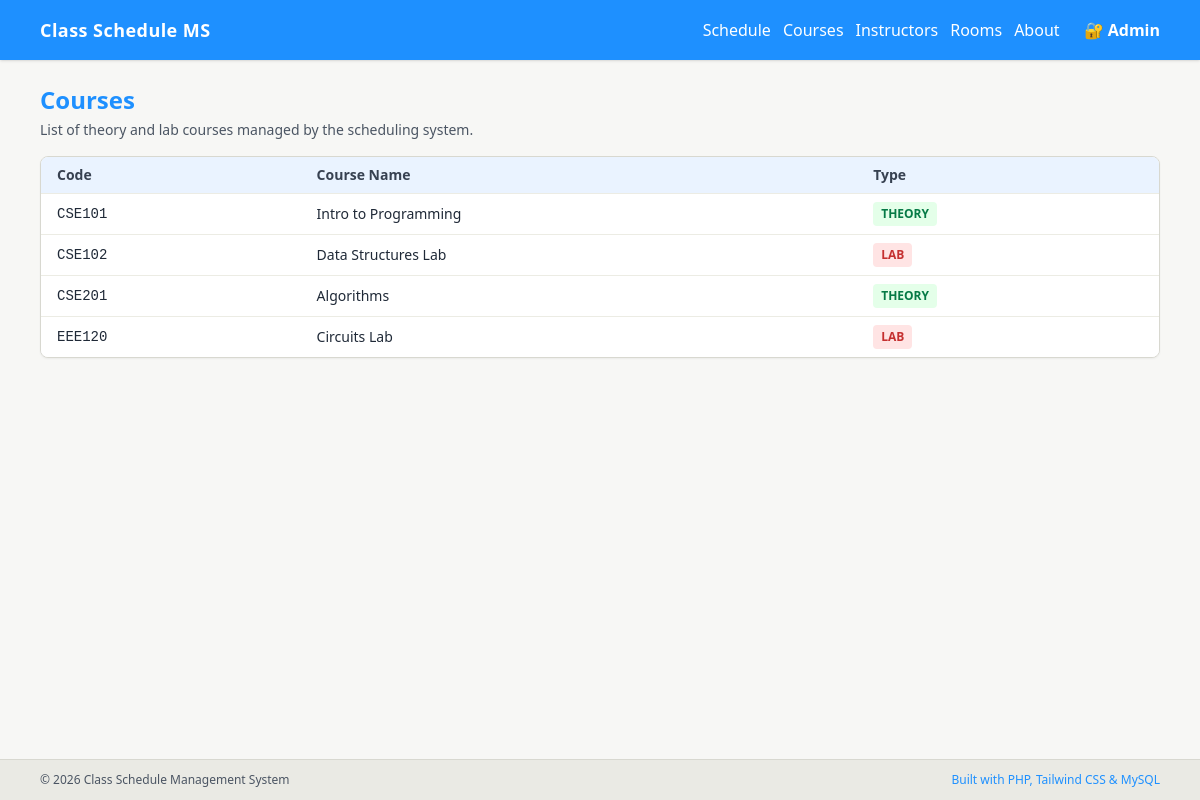
Page /pages/courses.php on the committed database.
### tables this page shows
CREATE TABLE courses (
  code VARCHAR(20) PRIMARY KEY,
  name VARCHAR(255) NOT NULL,
  type ENUM('THEORY', 'LAB') NOT NULL,
  created_at TIMESTAMP DEFAULT CURRENT_TIMESTAMP,
  updated_at TIMESTAMP DEFAULT CURRENT_TIMESTAMP ON UPDATE CURRENT_TIMESTAMP
);

### includes/data.php (called while the page is built, shortened)
<?php
require_once __DIR__ . '/../config/db.php';
function getCourses() {
    global $conn;
    $result = $conn->query("SELECT * FROM courses ORDER BY code ASC");
    $courses = [];
    while ($row = $result->fetch_assoc()) {
        $courses[] = $row;
    }
    return $courses;
}
?>

### pages/courses.php (the view)
<?php
include 'includes/header.php';
include 'includes/data.php';
$courses = getCourses();
?>
<h1 class="text-2xl font-bold mb-1 text-[#1e90ff]">Courses</h1>
<p class="text-sm text-gray-600 mb-4">
    List of theory and lab courses managed by the scheduling system.
</p>
<div class="bg-white border border-[#d8d8d0] rounded-lg shadow-sm overflow-hidden">
    <table class="min-w-full text-sm">
        <thead class="bg-[#eaf3ff]">
            <tr>
                <th class="px-4 py-2 text-left font-semibold text-gray-700">Code</th>
                <th class="px-4 py-2 text-left font-semibold text-gray-700">Course Name</th>
                <th class="px-4 py-2 text-left font-semibold text-gray-700">Type</th>
            </tr>
        </thead>
        <tbody class="bg-white">
            <?php foreach ($courses as $course): ?>
                <tr class="border-t border-[#ecece4]">
                    <td class="px-4 py-2 font-mono text-gray-800"><?php echo htmlspecialchars($course['code']); ?></td>
                    <td class="px-4 py-2 text-gray-800"><?php echo htmlspecialchars($course['name']); ?></td>
                    <td class="px-4 py-2">
                        <span class="inline-block px-2 py-1 rounded text-xs font-semibold <?php echo ($course['type'] === 'LAB') ? 'bg-[#ffe4e4] text-[#c53030]' : 'bg-[#e4ffe9] text-[#067a46]'; ?>">
                            <?php echo htmlspecialchars($course['type']); ?>
                        </span>
                    </td>
                </tr>
            <?php endforeach; ?>
        </tbody>
    </table>
</div>
<?php include 'includes/footer.php'; ?>

### rows in the picture
courses: code "CSE101", name "Intro to Programming", type "THEORY"
courses: code "CSE102", name "Data Structures Lab", type "LAB"
courses: code "CSE201", name "Algorithms", type "THEORY"
courses: code "EEE120", name "Circuits Lab", type "LAB"
